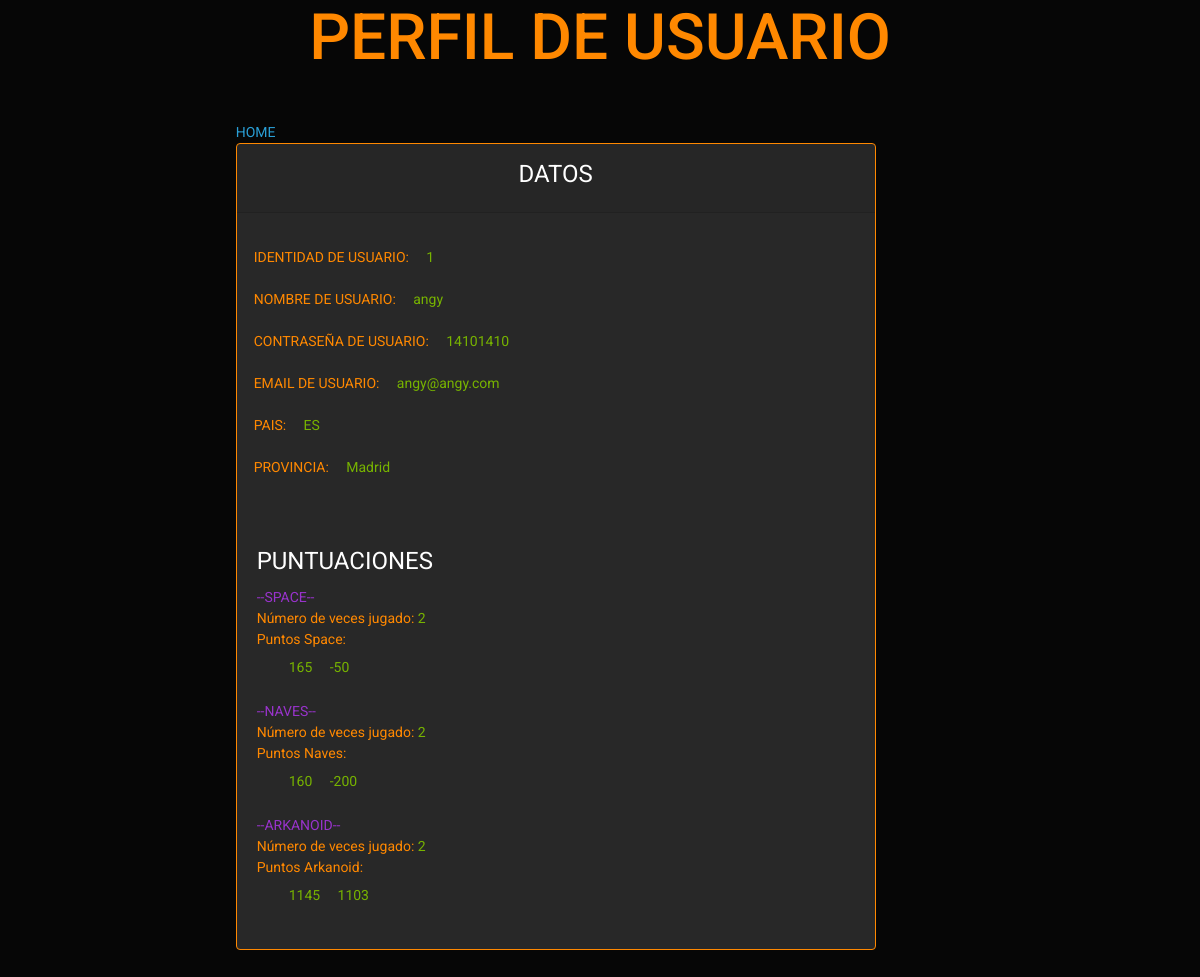
Page /admin/verusuario/1 on the committed database.
### models.py (models this page shows, shortened)
class Usuarios ( db.Base, UserMixin ) :
	__tablename__ = 'registro'
	__table_args__ = {'sqlite_autoincrement' : True}
	id = Column ( Integer, primary_key = True )
	usuario = Column ( String, nullable = False )
	password = Column ( String, nullable = False )
	email = Column ( String, nullable = False )
	pais = Column ( String )
	provincia = Column ( String )
	administrador = Column ( Boolean, nullable = False )
	puntuacion_space = relationship ( "PuntuacionSpace", back_populates = "id_usuario", cascade = "all, delete-orphan" )
	puntuacion_naves = relationship ( "PuntuacionNaves", back_populates = "id_usuario", cascade = "all, delete-orphan" )
	puntuacion_arkanoid = relationship ( "PuntuacionArkanoid", back_populates = "id_usuario",
	                                     cascade = "all, delete-orphan" )

class PuntuacionSpace ( db.Base ) :
	__tablename__ = 'puntuacion_space'
	__table_args__ = {'sqlite_autoincrement' : True}
	id = Column ( Integer, primary_key = True )
	usuario_id = Column ( Integer, ForeignKey ( "registro.id" ) )
	puntos = Column ( Integer )
	id_usuario = relationship ( "Usuarios", back_populates = "puntuacion_space", uselist = False, single_parent = True )

class PuntuacionNaves ( db.Base ) :
	__tablename__ = 'puntuacion_naves'
	__table_args__ = {'sqlite_autoincrement' : True}
	id = Column ( Integer, primary_key = True )
	usuario_id = Column ( Integer, ForeignKey ( "registro.id" ) )
	puntos = Column ( Integer )
	id_usuario = relationship ( "Usuarios", back_populates = "puntuacion_naves", uselist = False, single_parent = True )

class PuntuacionArkanoid ( db.Base ) :
	__tablename__ = 'puntuacion_arkanoid'
	__table_args__ = {'sqlite_autoincrement' : True}
	id = Column ( Integer, primary_key = True )
	usuario_id = Column ( Integer, ForeignKey ( "registro.id" ) )
	puntos = Column ( Integer )
	id_usuario = relationship ( "Usuarios", back_populates = "puntuacion_arkanoid", uselist = False,
	                            single_parent = True )

### main.py (the view)
@app.route("/admin/verusuario/<int:id>")
def ver_usuario(id):
	perfil = db.session.query(Usuarios).filter_by(id = id).first()
	lista_spa=models.lista_puntajes_spa(id)
	veces_spa = len(lista_spa)
	lista_nav=models.lista_puntajes_nav(id)
	veces_nav = len(lista_nav)
	lista_ark=models.lista_puntajes_ark(id)
	veces_ark = len(lista_ark)
	return render_template("/admin/verusuario.html", perfil = perfil,
	                       lista_spa = lista_spa,veces_spa=veces_spa,
	                       lista_nav = lista_nav,veces_nav = veces_nav,
	                       lista_ark = lista_ark,veces_ark = veces_ark)

### models.py (called while the page is built)
def lista_puntajes_spa(id):
	listarspa = db.session.query(PuntuacionSpace).filter_by(usuario_id = id).order_by(PuntuacionSpace.puntos.desc()).all()
	for puntos in listarspa:
		print(puntos.puntos)
	return listarspa

def lista_puntajes_nav(id):
	listarnav = db.session.query(PuntuacionNaves).filter_by(usuario_id = id).order_by(PuntuacionNaves.puntos.desc()).all()
	for puntos in listarnav:
		print(puntos.puntos)
	return listarnav

def lista_puntajes_ark(id):
	listarark = db.session.query(PuntuacionArkanoid).filter_by(usuario_id = id).order_by(PuntuacionArkanoid.puntos.desc()).all()
	for puntos in listarark:
		print(puntos.puntos)
	return listarark

### templates/admin/verusuario.html (shortened to what this page needs)
<!DOCTYPE html>
<html lang="en">
<head>
    <link rel = 'stylesheet' href="{{url_for('static', filename='main.css') }}">
    <link href="https://cdn.jsdelivr.net/npm/bootstrap@5.3.0/dist/css/bootstrap.min.css" rel="stylesheet">
    <link rel="stylesheet" href="https://cdn.jsdelivr.net/npm/bootswatch@4.5.2/dist/cyborg/bootstrap.min.css">
</head>
<body>
<h1 class="text-center text-warning">
    PERFIL DE USUARIO</h1>
<main class="container p-3">
        <div class="row">
            <div class="col-md-9 offset-md-2 my-auto">
                <br>
            <a href="/index"> HOME</a>
                <br>
                <div class="card  text-warning border-warning mb-3" style="max-width: 40rem;">
                        <div class="card-header text-center">
                            <fieldset>
                                <legend>DATOS</legend>
                            </fieldset>
                        </div>
                        <div class="card-body">
                                <div class="form-group">
                                    <div class="form-group row">
                                        <label  class="col-sm-0 col-form-label ">IDENTIDAD DE USUARIO: &nbsp &nbsp
                                        <label class="col-sm-0 col-form-label text-success">{{perfil.id}}</label>
                                        <br>
                                        <label  class="col-sm-0 col-form-label ">NOMBRE DE USUARIO: &nbsp &nbsp
                                        <label class="col-sm-0 col-form-label text-success">{{perfil.usuario}}</label>
                                        <br>
                                        <label  class="col-sm-0 col-form-label ">CONTRASEÑA DE USUARIO: &nbsp &nbsp
                                        <label class="col-sm-0 col-form-label text-success">{{perfil.password}}</label>
                                        <br>
                                        <label  class="col-sm-0 col-form-label ">EMAIL DE USUARIO: &nbsp &nbsp
                                        <label class="col-sm-0 col-form-label text-success">{{perfil.email}}</label>
                                        <br>
                                        <label  class="col-sm-0 col-form-label ">PAIS: &nbsp &nbsp
                                        <label class="col-sm-0 col-form-label text-success">{{perfil.pais}}</label>
                                        <br>
                                        <label  class="col-sm-0 col-form-label ">PROVINCIA: &nbsp &nbsp
                                        <label class="col-sm-0 col-form-label text-success">{{perfil.provincia}}</label>
                                        <br>
                                        </div>
                                        <fieldset>
                                            <legend>PUNTUACIONES</legend>
                                        </fieldset>
                                        <a class="text-info"> --SPACE--</a>
                                            <br>
                                            Número de veces jugado: <a class="text-success"> {{veces_spa}}</a>
                                            <br>
                                            Puntos Space:
                                        <ul>
                                            {% for val in lista_spa %}
                                                    <label class="col-sm-0 col-form-label text-success">{{val.puntos}}</label>
                                            {% endfor %}
                                        </ul>
                                            <a class="text-info"> --NAVES--</a>
                                            <br>
                                            Número de veces jugado: <a class="text-success"> {{veces_nav}}</a>
                                            <br>
                                            Puntos Naves:
                                        <ul>
                                            {% for val in lista_nav %}
                                                    <label class="col-sm-0 col-form-label text-success">{{val.puntos}}</label>
                                            {% endfor %}
                                        </ul>
                                            <a class="text-info"> --ARKANOID--</a>
                                            <br>
                                            Número de veces jugado: <a class="text-success"> {{veces_ark}}</a>
                                            <br>
                                            Puntos Arkanoid:
                                        <ul>
                                            {% for val in lista_ark %}
                                                    <label class="col-sm-0 col-form-label text-success">{{val.puntos}}</label>
                                            {% endfor %}
                                        </ul>
</body>
</html>

### static/main.css (style rules this page uses)
body { background: green; text: orange }

### rows in the picture
Usuarios: id "1", usuario "angy", password "14101410", email "angy@angy.com", pais "ES", provincia "Madrid"
PuntuacionSpace: puntos "165"
PuntuacionSpace: puntos "-50"
PuntuacionNaves: puntos "160"
PuntuacionNaves: puntos "-200"
PuntuacionArkanoid: puntos "1145"
PuntuacionArkanoid: puntos "1103"

### other values in the picture
{{ veces_spa }} "2"
{{ veces_nav }} "2"
{{ veces_ark }} "2"
